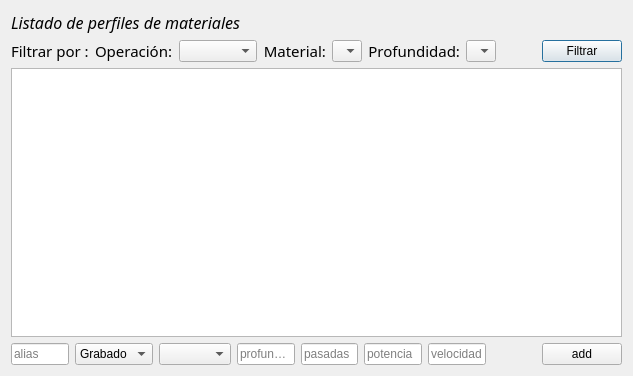
<?xml version="1.0" encoding="UTF-8"?>
<ui version="4.0">
 <class>PerfilesDlg</class>
 <widget class="QDialog" name="PerfilesDlg">
  <property name="geometry">
   <rect>
    <x>0</x>
    <y>0</y>
    <width>619</width>
    <height>376</height>
   </rect>
  </property>
  <property name="windowTitle">
   <string>Dialog</string>
  </property>
  <layout class="QVBoxLayout" name="verticalLayout">
   <item>
    <widget class="QLabel" name="label">
     <property name="font">
      <font>
       <family>Agency FB</family>
       <pointsize>12</pointsize>
       <italic>true</italic>
      </font>
     </property>
     <property name="text">
      <string>Listado de perfiles de materiales</string>
     </property>
    </widget>
   </item>
   <item>
    <layout class="QHBoxLayout" name="horizontalLayout">
     <item>
      <widget class="QLabel" name="label_2">
       <property name="font">
        <font>
         <family>Agency FB</family>
         <pointsize>11</pointsize>
        </font>
       </property>
       <property name="text">
        <string>Filtrar por :</string>
       </property>
      </widget>
     </item>
     <item>
      <widget class="QLabel" name="label_5">
       <property name="font">
        <font>
         <family>Agency FB</family>
         <pointsize>11</pointsize>
        </font>
       </property>
       <property name="text">
        <string>Operación:</string>
       </property>
      </widget>
     </item>
     <item>
      <widget class="QComboBox" name="combo_op">
       <item>
        <property name="text">
         <string/>
        </property>
       </item>
       <item>
        <property name="text">
         <string>Grabado</string>
        </property>
       </item>
       <item>
        <property name="text">
         <string>Corte</string>
        </property>
       </item>
      </widget>
     </item>
     <item>
      <widget class="QLabel" name="label_3">
       <property name="font">
        <font>
         <family>Agency FB</family>
         <pointsize>11</pointsize>
        </font>
       </property>
       <property name="text">
        <string>Material:</string>
       </property>
       <property name="alignment">
        <set>Qt::AlignmentFlag::AlignRight|Qt::AlignmentFlag::AlignTrailing|Qt::AlignmentFlag::AlignVCenter</set>
       </property>
      </widget>
     </item>
     <item>
      <widget class="QComboBox" name="combo_mat">
       <item>
        <property name="text">
         <string/>
        </property>
       </item>
      </widget>
     </item>
     <item>
      <widget class="QLabel" name="label_4">
       <property name="font">
        <font>
         <family>Agency FB</family>
         <pointsize>11</pointsize>
        </font>
       </property>
       <property name="text">
        <string>Profundidad:</string>
       </property>
       <property name="alignment">
        <set>Qt::AlignmentFlag::AlignRight|Qt::AlignmentFlag::AlignTrailing|Qt::AlignmentFlag::AlignVCenter</set>
       </property>
      </widget>
     </item>
     <item>
      <widget class="QComboBox" name="combo_prof">
       <item>
        <property name="text">
         <string/>
        </property>
       </item>
      </widget>
     </item>
     <item>
      <spacer name="horizontalSpacer_2">
       <property name="orientation">
        <enum>Qt::Orientation::Horizontal</enum>
       </property>
       <property name="sizeType">
        <enum>QSizePolicy::Policy::Fixed</enum>
       </property>
       <property name="sizeHint" stdset="0">
        <size>
         <width>40</width>
         <height>20</height>
        </size>
       </property>
      </spacer>
     </item>
     <item>
      <widget class="QPushButton" name="btn_filtro">
       <property name="text">
        <string>Filtrar</string>
       </property>
      </widget>
     </item>
    </layout>
   </item>
   <item>
    <widget class="QTableWidget" name="tableWidget">
     <property name="alternatingRowColors">
      <bool>true</bool>
     </property>
     <property name="selectionBehavior">
      <enum>QAbstractItemView::SelectionBehavior::SelectRows</enum>
     </property>
     <property name="sortingEnabled">
      <bool>true</bool>
     </property>
     <property name="supportedDragActions">
      <set>Qt::DropAction::IgnoreAction</set>
     </property>
    </widget>
   </item>
   <item>
    <layout class="QHBoxLayout" name="horizontalLayout_2">
     <item>
      <widget class="QLineEdit" name="txt_alias">
       <property name="inputMask">
        <string/>
       </property>
       <property name="text">
        <string/>
       </property>
       <property name="placeholderText">
        <string>alias</string>
       </property>
      </widget>
     </item>
     <item>
      <widget class="QComboBox" name="txt_operacion">
       <property name="sizePolicy">
        <sizepolicy hsizetype="Expanding" vsizetype="Preferred">
         <horstretch>0</horstretch>
         <verstretch>0</verstretch>
        </sizepolicy>
       </property>
       <item>
        <property name="text">
         <string>Grabado</string>
        </property>
       </item>
       <item>
        <property name="text">
         <string>Corte</string>
        </property>
       </item>
      </widget>
     </item>
     <item>
      <widget class="QComboBox" name="txt_material">
       <property name="sizePolicy">
        <sizepolicy hsizetype="Expanding" vsizetype="Fixed">
         <horstretch>0</horstretch>
         <verstretch>0</verstretch>
        </sizepolicy>
       </property>
      </widget>
     </item>
     <item>
      <widget class="QLineEdit" name="txt_profundidad">
       <property name="placeholderText">
        <string>profundidad</string>
       </property>
      </widget>
     </item>
     <item>
      <widget class="QLineEdit" name="txt_pasadas">
       <property name="placeholderText">
        <string>pasadas</string>
       </property>
      </widget>
     </item>
     <item>
      <widget class="QLineEdit" name="txt_potencia">
       <property name="placeholderText">
        <string>potencia</string>
       </property>
      </widget>
     </item>
     <item>
      <widget class="QLineEdit" name="txt_velocidad">
       <property name="placeholderText">
        <string>velocidad</string>
       </property>
      </widget>
     </item>
     <item>
      <spacer name="horizontalSpacer">
       <property name="orientation">
        <enum>Qt::Orientation::Horizontal</enum>
       </property>
       <property name="sizeType">
        <enum>QSizePolicy::Policy::Fixed</enum>
       </property>
       <property name="sizeHint" stdset="0">
        <size>
         <width>50</width>
         <height>20</height>
        </size>
       </property>
      </spacer>
     </item>
     <item>
      <widget class="QPushButton" name="btn_add">
       <property name="text">
        <string>add</string>
       </property>
      </widget>
     </item>
    </layout>
   </item>
  </layout>
 </widget>
 <resources/>
 <connections/>
</ui>
